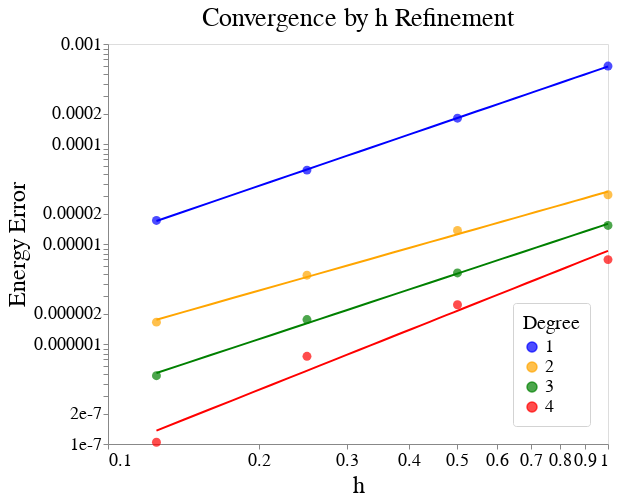

Source (notebook cell):
### Code cell
# HyperSS translate
base = alt.Chart(data).mark_circle(size=80).encode(
    alt.X('h', scale=alt.Scale(type='log')),
    alt.Y('Energy Error', scale=alt.Scale(type='log')),
    color=alt.Color('Degree label',
                    legend=alt.Legend(title="Degree"),
                    scale=alt.Scale(range=['blue', 'orange', 'green', 'red']),
                   )
).properties(
    title='Convergence by h Refinement',
    width=500,
    height=400,
)

regression = base.transform_regression(
        'h', 'Energy Error', groupby=['Degree label'], method='pow'
)

refColors = {
    '1' : 'blue',
    '2' : 'orange',
    '3' : 'green',
    '4' : 'red'
}
print(refColors['1'])
ref = [ alt.Chart(dataRef).mark_line().encode(
    alt.X('h', scale=alt.Scale(type='log')),
    alt.Y(refType, scale=alt.Scale(type='log')),
) for refType in ['1', '2', '3', '4']
]

combo = alt.layer(base, regression.mark_line(), *ref)
combo = alt.layer(*ref)
combo = alt.layer(base, regression.mark_line())

combo.configure(
    font='DejaVuSans',
).configure_title(
    fontSize=26,
    fontWeight='normal'
).configure_axis(
    grid=False,
    labelFontSize=18,
    titleFontSize=24,
    titleFontWeight='normal'
).configure_legend(
    orient='bottom-right',
    labelFontSize=18,
    titleFontSize=20,
    titleFontWeight='normal',
    padding=10,
    cornerRadius=3,
    strokeColor='lightgrey',
)

### Figure 1 — Vega-Lite specification as saved in the notebook (floating-point values rounded to 4 significant figures)
{"config": {"view": {"continuousWidth": 400, "continuousHeight": 300}, "axis": {"grid": false, "labelFontSize": 18, "titleFontSize": 24, "titleFontWeight": "normal"}, "font": "DejaVuSans", "legend": {"cornerRadius": 3, "labelFontSize": 18, "orient": "bottom-right", "padding": 10, "strokeColor": "lightgrey", "titleFontSize": 20, "titleFontWeight": "normal"}, "title": {"fontSize": 26, "fontWeight": "normal"}}, "layer": [{"mark": {"type": "circle", "size": 80}, "encoding": {"color": {"type": "nominal", "field": "Degree label", "legend": {"title": "Degree"}, "scale": {"range": ["blue", "orange", "green", "red"]}}, "x": {"type": "quantitative", "field": "h", "scale": {"type": "log"}}, "y": {"type": "quantitative", "field": "Energy Error", "scale": {"type": "log"}}}, "height": 400, "title": "Convergence by h Refinement", "width": 500}, {"mark": "line", "encoding": {"color": {"type": "nominal", "field": "Degree label", "legend": {"title": "Degree"}, "scale": {"range": ["blue", "orange", "green", "red"]}}, "x": {"type": "quantitative", "field": "h", "scale": {"type": "log"}}, "y": {"type": "quantitative", "field": "Energy Error", "scale": {"type": "log"}}}, "height": 400, "title": "Convergence by h Refinement", "transform": [{"on": "h", "regression": "Energy Error", "groupby": ["Degree label"], "method": "pow"}], "width": 500}], "data": {"name": "data-967131cb81b66e77f95ffce3af23d2f2"}, "$schema": "https://vega.github.io/schema/vega-lite/v4.8.1.json", "datasets": {"data-967131cb81b66e77f95ffce3af23d2f2": [{"Degree": 1, "Degree label": "1", "h": 1.0, "Energy": -18.46, "Energy Error": 0.0006013}, {"Degree": 1, "Degree label": "1", "h": 0.5, "Energy": -18.46, "Energy Error": 0.0001811}, {"Degree": 1, "Degree label": "1", "h": 0.25, "Energy": -18.46, "Energy Error": 5.48e-05}, {"Degree": 1, "Degree label": "1", "h": 0.125, "Energy": -18.46, "Energy Error": 1.72e-05}, {"Degree": 2, "Degree label": "2", "h": 1.0, "Energy": -18.46, "Energy Error": 3.108e-05}, {"Degree": 2, "Degree label": "2", "h": 0.5, "Energy": -18.46, "Energy Error": 1.367e-05}, {"Degree": 2, "Degree label": "2", "h": 0.25, "Energy": -18.46, "Energy Error": 4.878e-06}, {"Degree": 2, "Degree label": "2", "h": 0.125, "Energy": -18.46, "Energy Error": 1.654e-06}, {"Degree": 3, "Degree label": "3", "h": 1.0, "Energy": -18.46, "Energy Error": 1.534e-05}, {"Degree": 3, "Degree label": "3", "h": 0.5, "Energy": -18.46, "Energy Error": 5.139e-06}, {"Degree": 3, "Degree label": "3", "h": 0.25, "Energy": -18.46, "Energy Error": 1.756e-06}, {"Degree": 3, "Degree label": "3", "h": 0.125, "Energy": -18.46, "Energy Error": 4.821e-07}, {"Degree": 4, "Degree label": "4", "h": 1.0, "Energy": -18.46, "Energy Error": 6.982e-06}, {"Degree": 4, "Degree label": "4", "h": 0.5, "Energy": -18.46, "Energy Error": 2.468e-06}, {"Degree": 4, "Degree label": "4", "h": 0.25, "Energy": -18.46, "Energy Error": 7.531e-07}, {"Degree": 4, "Degree label": "4", "h": 0.125, "Energy": -18.46, "Energy Error": 1.042e-07}]}}
